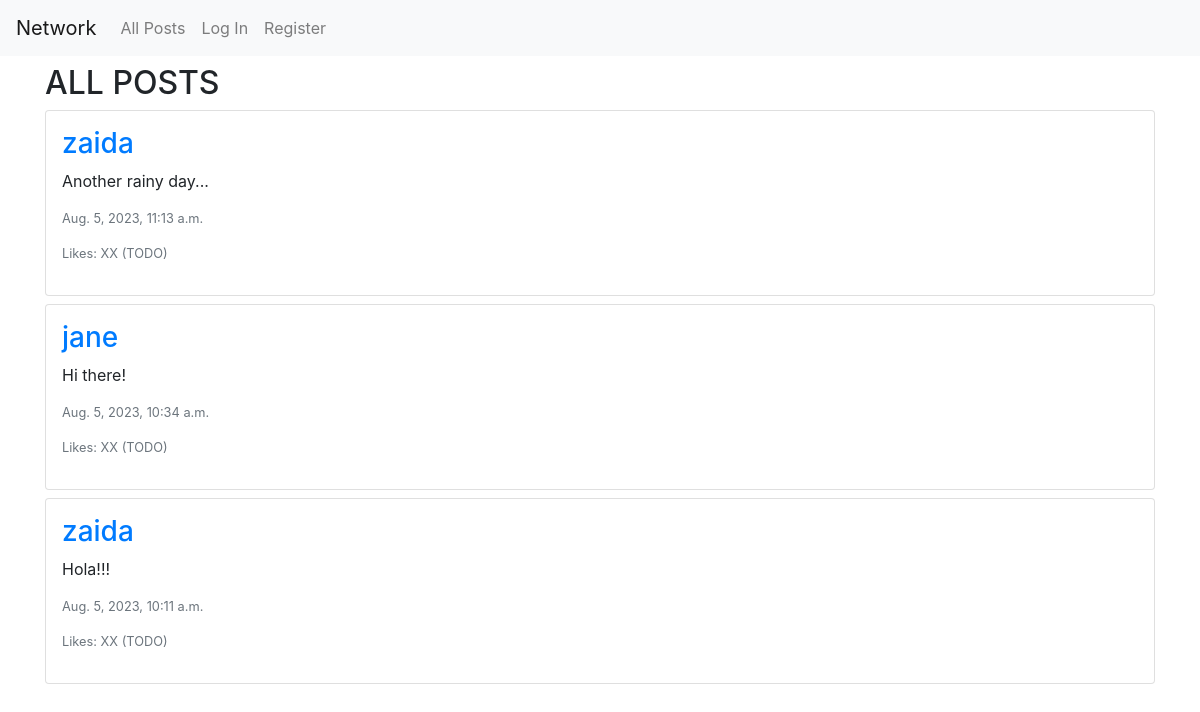
The app's page /, older data.
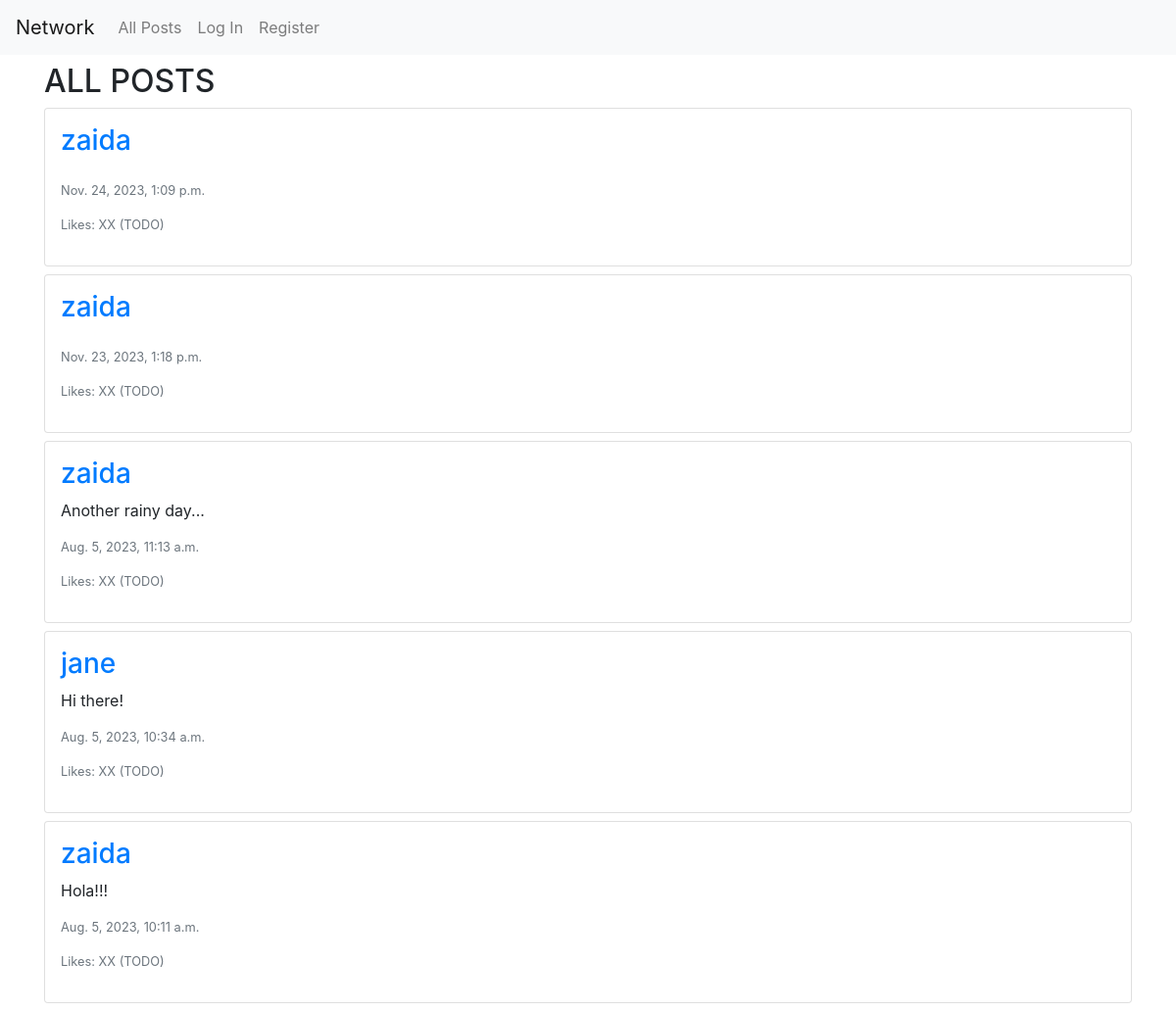
The same page, newer data.
### network/models.py (models this page shows, shortened)
class Post(models.Model):
    author = models.ForeignKey(User, on_delete=models.CASCADE, related_name='posts')
    body = models.CharField(max_length=255)
    timestamp = models.DateTimeField(auto_now_add=True)

class User(AbstractUser):
    pass

### network/views.py (the view)
# urls.py: path("", views.index, name="index"),
def index(request):
    posts = Post.objects.all().order_by('id').reverse()
    paginator = Paginator(posts, 10)
    page_number = request.GET.get('page')
    page_obj = paginator.get_page(page_number)
    return render(request, "network/index.html", {
        'posts': posts,
        'page_obj': page_obj
    })

### network/templates/network/index.html (shortened to what this page needs)
{% extends "network/layout.html" %} {% block body %}
<div class="container pt-2">
  <h2>ALL POSTS</h2>
  <div id="all-posts">
    {% for post in page_obj %}
    <div class="card mb-2 p-3">
      <h3>
        <a href="{% url 'profile' user_id=post.author.id %}"
          >{{ post.author }}</a
        >
      </h3>
      <p>{{ post.body }}</p>
      <p class="text-secondary lh-1 small">{{ post.timestamp }}</p>
      <p class="text-secondary lh-1 small">Likes: XX (TODO)</p>
    </div>
    {% empty %}
    <h3>No posts available</h3>
    {% endfor %}
  </div>
</div>
{% endblock %}

Row changes from the older to the newer data that the page shows:
added Post: author "zaida", timestamp "Nov. 24, 2023, 1:09 p.m."
added Post: author "zaida", timestamp "Nov. 23, 2023, 1:18 p.m."
